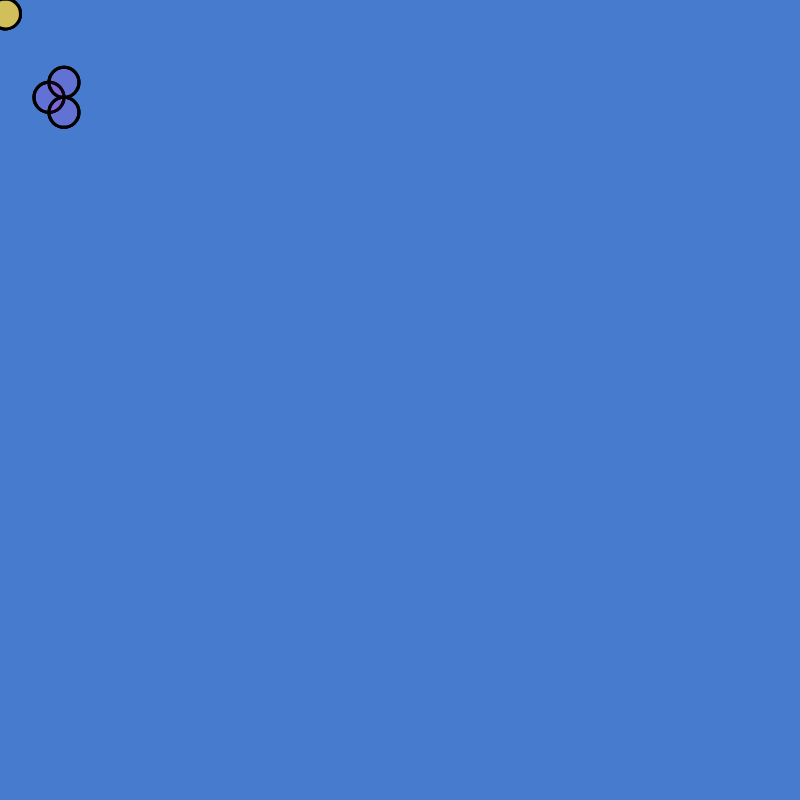
Frame 1 (no input)
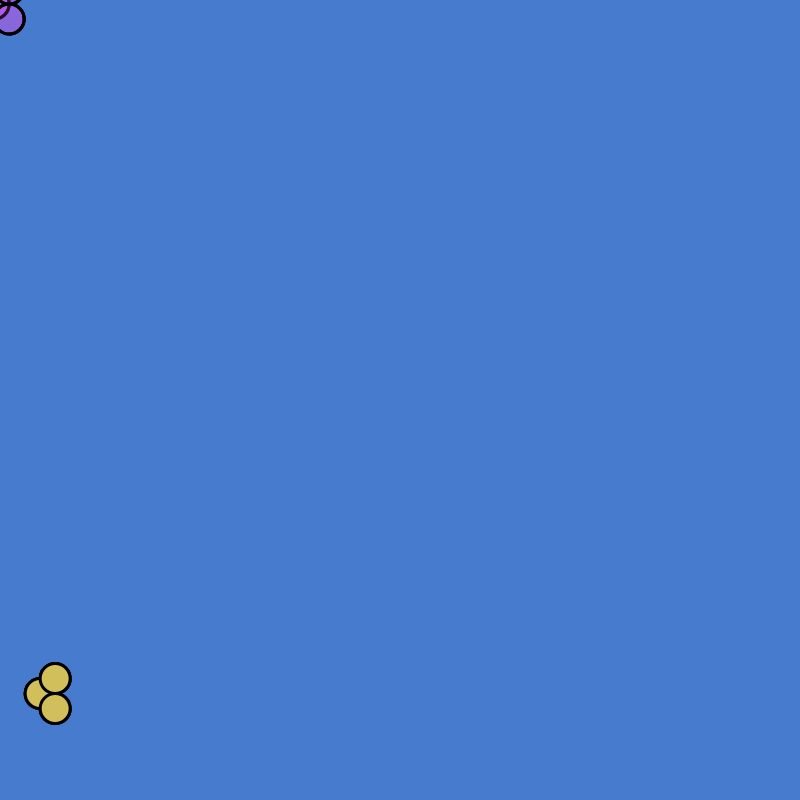
Frame 60 (no input)
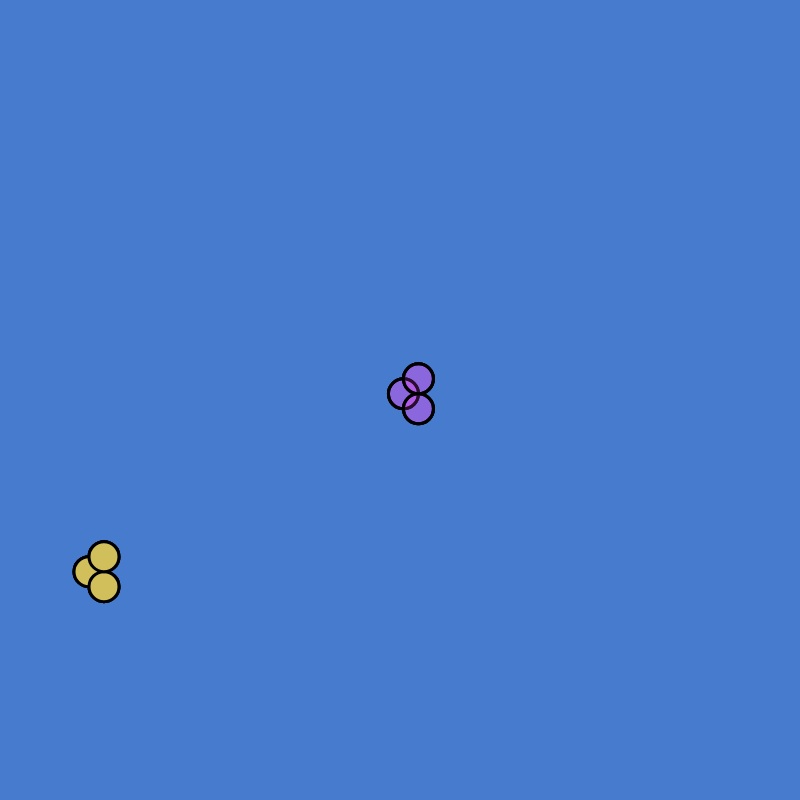
Frame 120 (the mouse pressed at the canvas centre since frame 60)

The p5.js sketch that drew these frames (run headless with seeded random() and noise() and a simulated clock; from frame 60 on, the mouse is pressed at the canvas centre):

// p5.js sketch
// ── sketch.js
var medBlu;

var b1;
var b2;
var b3;
var liteB, melon, pink, orange, mustard, ring;
var clrs = [];


function setup() {
  medBlu = color(70, 123, 206);

  liteBlu = color(87, 199, 232);
  melon = color(232, 141, 103, random(10, 50));
  pink = color(220, 82, 245);
  mustard = color(209, 191, 91);
  ring = color(114, 232, 120);
  
  //createCanvas(displayWidth, displayHeight);
  createCanvas(800, 800);

  background(medBlu);
   clrs[0] = mustard;
   clrs[1] = melon;
   clrs[2] = pink;
   clrs[3] = orange;
   clrs[4] = ring;

  b1 = new Blob(0, 0, 3, 30);
  b2 = new Blob(50, 100, 3, 30)
  b3 = new Blob(20, 30, 50, 60);

}

function draw() {
  background(medBlu); // medBlue
  //update the opacity
  var r = random(10, 50)
 
  clrs[2] = color(220, 82, 245, r);

 
  //now calling method and applying them to various objects
   b1.randMove();
   b2.drunkAttract();
  //b1.reflect(); // comment out b1.randMove() above
  
  // once we've called those methods that update
  // variables associated with location, we can now
  // re-draw the object with the updated values
  b1.display(clrs[0]);
  
  b2.display(clrs[2]);
 

}


function keyReleased() {
  b1.initialize();
}


function keyPressed() {
  background(0);
  b1.xPos = random(width);
  b1.yPos = random(height);
}

class Blob {
  
  constructor(x_, y_, n, w_){
  this.num = n; //3;
  this.xPos = x_; //0;
  this.yPos = y_; //0;
  this.w = w_; //40;

  
  this.v = 0;
  this.oldX = 0;
  this.oldY = 0;

  this.thex, this.they;
  this.a; //angle

  this.velocity = random(5, 10);
  this.a = random(0, TWO_PI);

  }

  //this.reflect = function() {
  reflect(){
    // polar to cartesian transformation:
    this.xPos = this.xPos + this.v * cos(this.a);
    this.yPos = this.yPos + this.v * sin(this.a);

    if (this.xPos > width) a = PI - this.a;
    if (this.xPos < 0) this.a = PI - this.a;
    if (this.yPos > height) this.a = TWO_PI - this.a;
    if (this.yPos < 0) this.a = TWO_PI - this.a;

  }

  drunkAttract(){
  //this.drunkAttract = function() {

    // drunk, brownian motion
    var dx = mouseX - this.xPos;
    var dy = mouseY - this.yPos;

    this.xPos = this.xPos + random(0, 0.2) * dx + random(-10, 10);
    this.yPos = this.yPos + random(0, 0.2) * dy + random(-10, 10);


  }

  //this.randMove = function() {
  randMove(){
    // scooting around
    this.xPos = this.oldX + random(-20, 20);
    this.yPos = this.oldY + random(-20, 20);

    //store new values for next go:
    this.oldX = this.xPos;
    this.oldY = this.yPos;

    // checking the boundaries
    this.checkB_randMove();
  }

  checkB_randMove(){
  //this.checkB_randMove = function() {
    // checking the boundaries
    if (this.xPos > width) this.oldX = 0;
    if (this.xPos < 0) this.oldX = width;
    if (this.yPos > height) this.oldY = 0;
    if (this.yPos < 0) this.oldY = height;
  }

  display(clr_2){
  //this.display = function(clr_2) { //display(x_, y_, clr1, clr2){  //clr_1, clr_2
    //xPos = x_;
    //yPos = y_;
    // draw the shape
    strokeWeight(3);
    stroke(0);  //clr_2
    fill(clr_2); //clr_1
    for (var i = 0; i < this.num; i++) {

      ellipse(this.xPos, this.yPos, this.w, this.w);
      ellipse(this.xPos + (this.w * .5), this.yPos + (this.w * .5), this.w, this.w);
      ellipse(this.xPos + (this.w * .5), this.yPos - (this.w * .5), this.w, this.w);

    }
  }

  initialize(){
  //this.initialize = function() {
    this.xLoc = random(0, width);
    this.yLoc = random(0, height);
    this.v = random(5, 20); // random velocity
    this.a = random(0, TWO_PI); // random angle
  }
}
